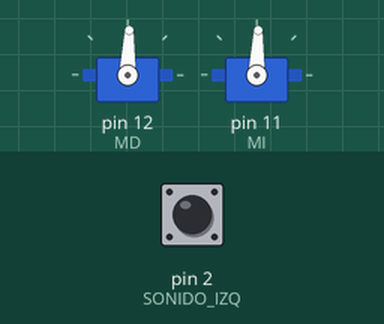
Recording of a sketch running on a simulated Arduino Uno, built with avr-gcc and run on an emulated ATmega328P. On the bench: 2 × servo. Inputs (shaded band) come from the test bench; at power-on: pin 2 (SONIDO_IZQ) HIGH.

Above: at 1.7 s.
1.8 s: pin 2 (SONIDO_IZQ) pulled LOW for 0.15 s
At 3.5 s:
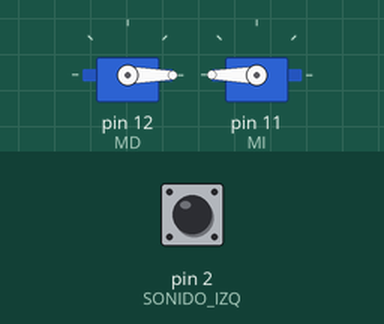
3.8 s: pin 2 (SONIDO_IZQ) pulsed LOW 2 times (0.12 s each, 0.3 s apart)
At 5.3 s:
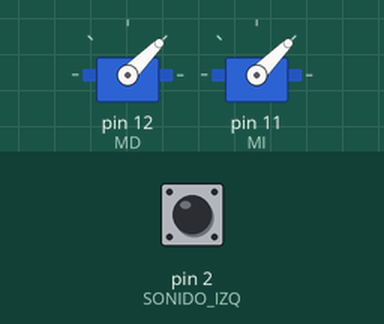
6.1 s: pin 2 (SONIDO_IZQ) pulled LOW for 1 s
At 8.0 s:
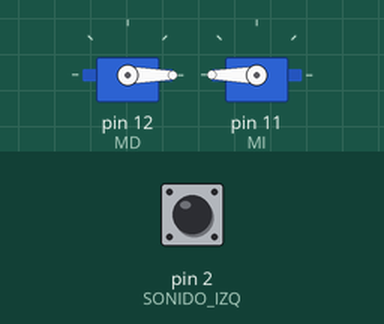
Timing chart, 0 to 9.5 s (numbered marks = the images above; inputs shaded):
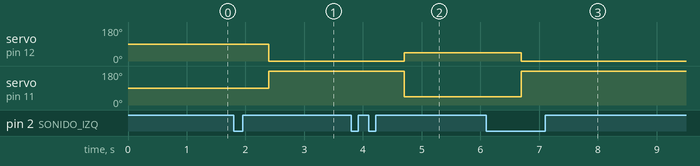

The sketch:

robothachadelamuerte.ino
```cpp
#include <Servo.h>
#define SONIDO_IZQ 2 //Sensor digital utilizado en el final del mango del hacha
#define SONIDO_DCHA 3 //Sensor adicional-No usado en la competicion
#define MI 11 //Motor izquierdo
#define MD 12 //Motor derecho

//Activacion sonido pistola de juguete-Objeto de reto de la competicion
#define FIRE 49

//Uso opcional de arranque con boton arcade con luz
#define BOTON_ARCADE 4
#define LED_ARCADE 13

Servo servoDcha;
Servo servoIzq;


//Variables globales
bool arranque=false; //Bandera usada para el arranque mediante boton arcade
volatile int cont=0; //Contador de picos de sonido, Tipo volatile debido a su uso con interrupciones
int cont_hits=0; //Contador de numero de golpes realizados
int tap_time=600; //Tiempo mnimo que ha de pasar entre una serie de golpes y la siguiente orden
int vel=45; //Offset para controlar la velocidad de los servomotores

long unsigned int time =0; //Variable de tiempo a usar junto con la funcion millis()


void setup() {

  //pinMode(SONIDO_DCHA, INPUT);
  //pinMode(BOTON_ARCADE, INPUT_PULLUP);
  //pinMode(LED_ARCADE,OUTPUT);
  //pinMode(FIRE,OUTPUT);

  pinMode(SONIDO_IZQ, INPUT_PULLUP);
  attachInterrupt(0, contador, CHANGE); //Cada vez que se reciba un cambio en el bit, se ejecuta la funcion contador. Se puede sustituir por un Rising or falling segun el caso
  delay(500);

  servoDcha.attach(MD);
  servoIzq.attach(MI);

  //Orden inicial para parar los sermotores.
  servoDcha.write(88);
  servoIzq.write(88);
}

void loop() {

  //Funciones de testeo
  //test();
  //test_sensor();

  /*
  //Secuencia de arranque con boton arcade
  while(arranque==false)
  {
    digitalWrite(LED_ARCADE,HIGH);
    delay(50);

    digitalWrite(LED_ARCADE,LOW);
    delay(50);


    if(digitalRead(BOTON_ARCADE)==0)
    {
      arranque=true;
      digitalWrite(FIRE,HIGH);
      digitalWrite(LED_ARCADE,HIGH);
      delay(500);
      digitalWrite(FIRE,LOW);
      delay(11000);//Tiempo de espera para que la pistola de juguete ejecute su melodia

    }
    delay(400);
  }
  */

  //Si el contador del sensor de sonido ha detectado algo
  if(cont>0)
  {
    cont_hits++;//Incremento de una sola unidad en el contador de golpes
    //Serial.println(cont_hits);
    time=millis(); //Reinicio del contador de tiempo entre golpe y golpe
    delay(200);
    cont=0;
  }

  //Si entre un golpe y otro ha pasado mas tiempo del establecido. Se considera una secuencia completa y se llama a Estado para ejecutar la orden
  if(millis()-time>=tap_time)
  {
    Estado(cont_hits);
    cont_hits=0;
    time=millis();
  }


}


//Maquina de estados del robot
void Estado(int cont_hits){
  switch(cont_hits)
  {
    case 0:
      break;
    case 1:
      Palante();
      break;

    case 2:
      Izquierda();
      break;

    case 3:
      Derecha();
      break;

    default:
      Parada();
  }
}


//Funciones auxiliares del movimiento del robot
void Parada (){
  servoDcha.write(88);
  servoIzq.write(88);
}
void Patras(){
  servoDcha.write(180);
  servoIzq.write(0);
}
void Palante(){
  servoDcha.write(0);
  servoIzq.write(180);
}
void PivoteDerecha(){
  servoDcha.write(88);
  servoIzq.write(180);
}
void PivoteIzquierda(){
  servoDcha.write(0);
  servoIzq.write(88);
}
void Derecha(){
  servoDcha.write(180-vel);
  servoIzq.write(180-vel);
}
void Izquierda(){
  servoDcha.write(0+vel);
  servoIzq.write(0+vel);
}


//Funcion de incremento de cambio de umbral en el sensor de sonido. Llamada mediante una interrupcion
void contador() {
  cont++;
}


//Funcion de testeo de los movimientos del robot
void test()
{
   Patras();
   delay(5000);
   Parada();
   delay(3000);
   Palante();
   delay(5000);
   Parada();
   delay(3000);
   PivoteDerecha();
   delay(5000);
   Parada();
   delay(3000);
   PivoteIzquierda();
   delay(5000);
   Parada();
   delay(3000);
   Derecha();
   delay(5000);
   Parada();
   delay(3000);
   Izquierda();
   delay(5000);
   Parada();
   delay(3000);

}

//Funcion de testeo de sensores del robot
void test_sensor()
{
 if(digitalRead(SONIDO_IZQ)==0)
 {
  digitalWrite(13,HIGH);
 }
else
{

  digitalWrite(13,LOW);
}
}
```

Measured:
- after the input at 1.8 s, servo on pin 12 (MD): 88° → 0° after 0.60 s; servo on pin 11 (MI): 88° → 180° after 0.60 s
- after the input at 3.8 s, servo on pin 12 (MD): 0° → 45° after 0.90 s; servo on pin 11 (MI): 180° → 45° after 0.90 s
- after the input at 6.1 s, servo on pin 12 (MD): 45° → 0° after 0.60 s; servo on pin 11 (MI): 45° → 180° after 0.60 s
